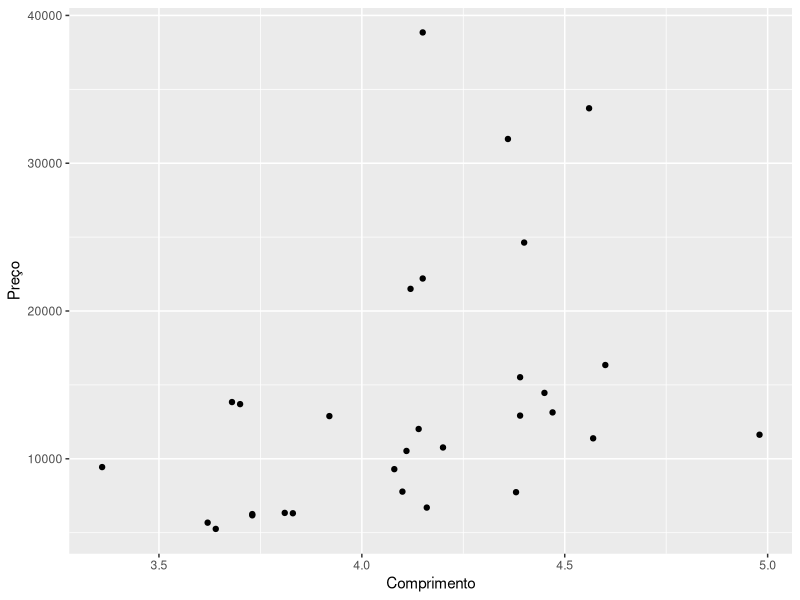
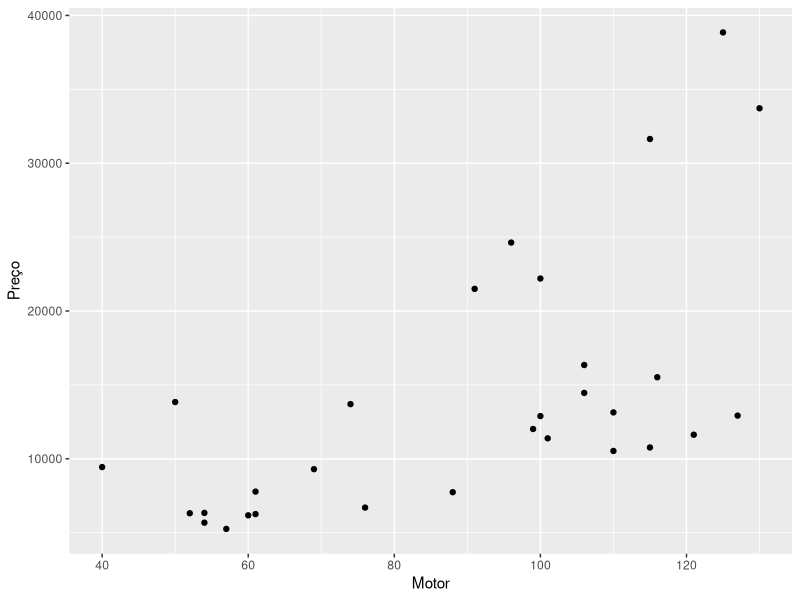
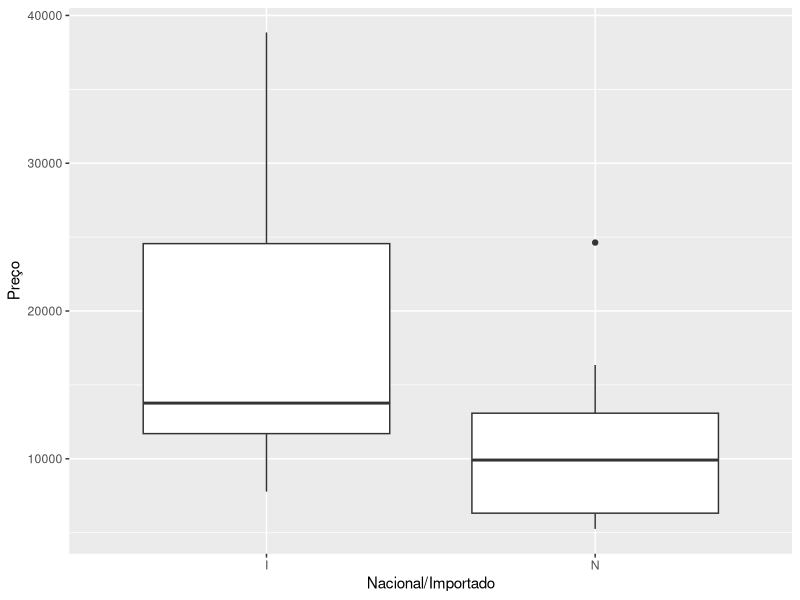
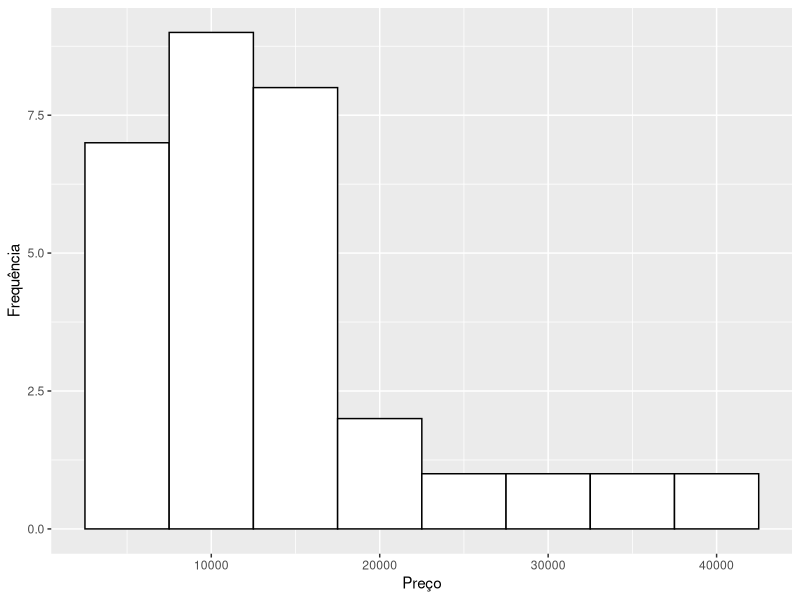
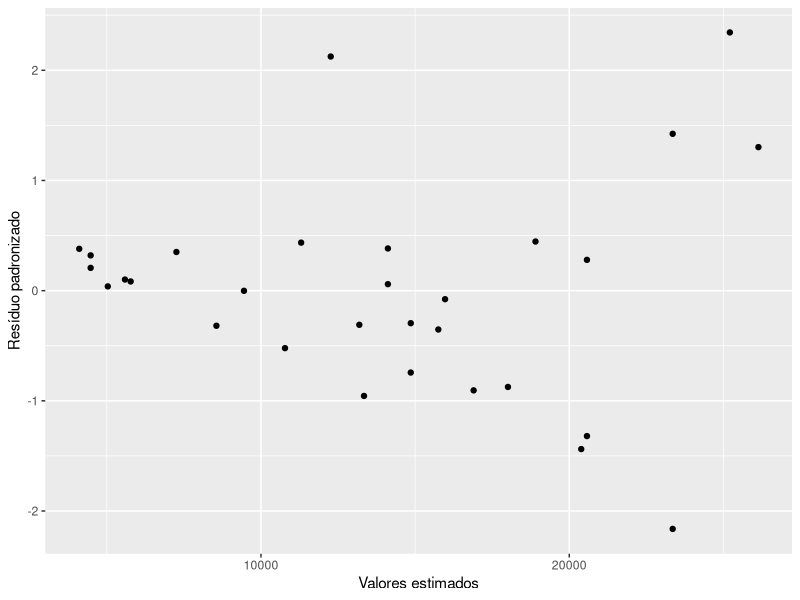
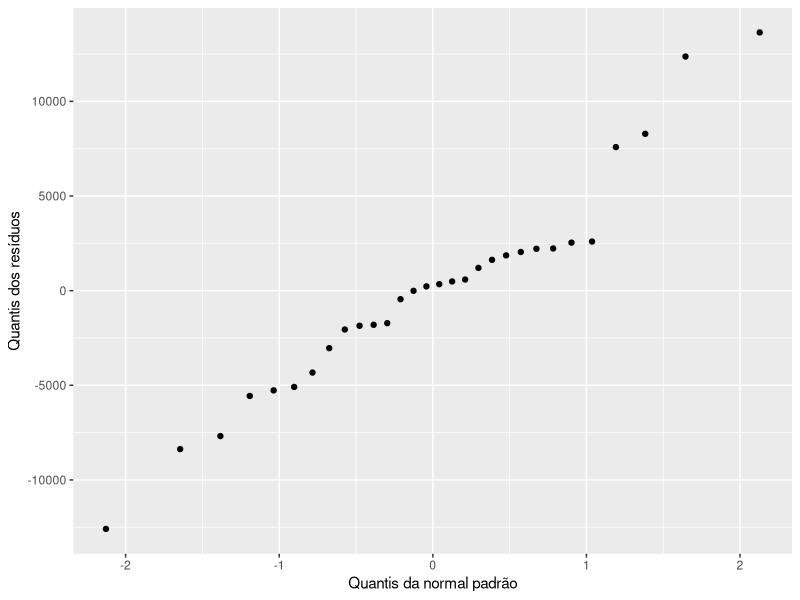

These charts were generated, in order, by the following R code:
### Script --- regressão linear simples

### CARREGANDO AS BIBLIOTECAS

library(ggplot2)
library(magrittr)
library(dplyr)

### LENDO O BANCO DE DADOS

dados <- read.csv(file = "dados.csv")

str(dados)

dados <- read.csv(file = "dados.csv", stringsAsFactors = FALSE)

str(dados)

### ANÁLISE DESCRITIVA

# Medidas resumos

summary(dados)

summary(dados[,-1])

# Gráficos

ggplot(data = dados) +
  geom_point(aes(x = comprimento, y = preco)) +
  xlab("Comprimento") +
  ylab("Preço")

ggplot(data = dados) +
  geom_point(aes(x = motor, y = preco)) +
  xlab("Motor") +
  ylab("Preço")

ggplot(data = dados) +
  geom_boxplot(aes(x = ni, y = preco)) +
  xlab("Nacional/Importado") +
  ylab("Preço")

ggplot(data = dados) +
  geom_histogram(aes(x = preco), binwidth = 5000, color = "black", fill = "white") +
  labs(x = "Preço", y = "Frequência")


# Modelo de regressão linear simples

fit <- lm(preco ~ comprimento + motor + ni, data = dados) 

fit
summary(fit)

# A variável "comprimento" não foi considerada significativa

fit2 <- dados %>% 
  lm(preco ~ motor + ni, data = .) 

fit2
summary(fit2)

# Mudando a interpretação do intercepto

dados %<>% mutate(motor2 = motor - min(motor))

fit3 <- dados %>% 
  lm(preco ~ motor2 + ni, data = .) 

fit3
summary(fit3)

### ANOVA

anova(fit3)

### Análise de resíduos

names(fit3)
names(summary(fit3))

dados %>%
  mutate(preco.est = fit3$fitted.values %>% as.vector(), res = fit3$residuals %>% as.vector(), 
         res.pad = fit3$residuals/summary(fit3)$sigma %>% as.vector()) %>%
  ggplot +
  geom_point(aes(x = preco.est, y = res.pad)) +
  labs(x = "Valores estimados", y = "Resíduo padronizado")
  

  dados %>%
    mutate(preco.est = fit3$fitted.values %>% as.vector(), res = fit3$residuals %>% as.vector(), 
           res.pad = fit3$residuals/summary(fit3)$sigma %>% as.vector()) %>%  
    ggplot +
    geom_point(aes(sample = res), stat = "qq") +
    labs(x = "Quantis da normal padrão", y = "Quantis dos resíduos")

